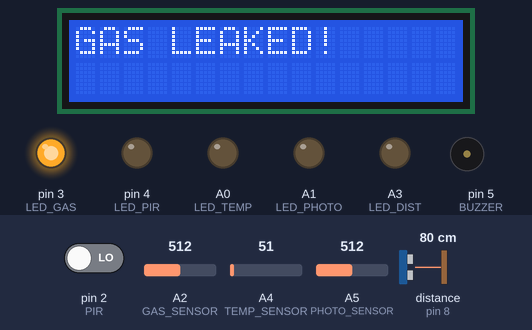
The sketch below on a simulated Arduino Uno, built with avr-gcc and run on an emulated ATmega328P. Shown: 16×2 character LCD, output pins drawn as LEDs (lit = HIGH), buzzer (waves = sounding, pin HIGH). Wiring (inferred from the names in the program): ultrasonic range finder: trigger pin 7; echo pin 8. The inputs (shaded band) are chosen by the test bench; at power-on: A2 (GAS_SENSOR) = 512, distance to the obstacle (sensor on pin 8) 80 cm, A4 (TEMP_SENSOR) = 51, pin 2 (PIR) LOW, A5 (PHOTO_SENSOR) = 512. The echo pulse lasts 58.3 µs per cm; pins used as bus, display or sensor lines are not drawn.

Above: at 2.45 s.
2.8 s: A2 (GAS_SENSOR) set to 309
4.3 s: A2 (GAS_SENSOR) set to 282
At 5.1 s:
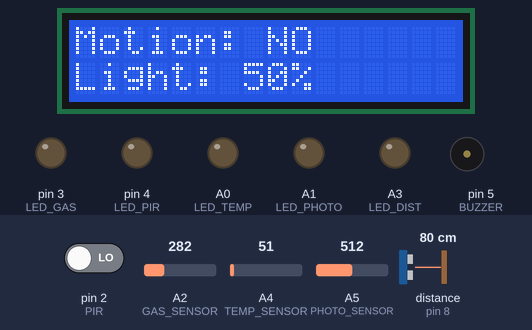
5.8 s: distance to the obstacle (sensor on pin 8) set to 33 cm
At 7.6 s:
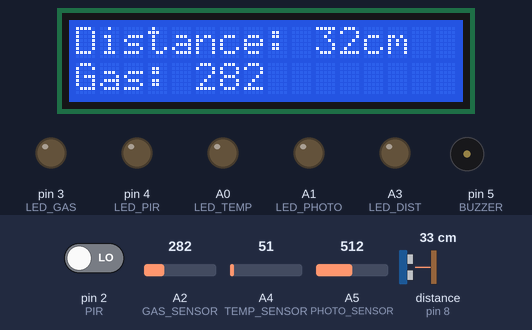
8.8 s: distance to the obstacle (sensor on pin 8) set to 29 cm
At 9.18 s:
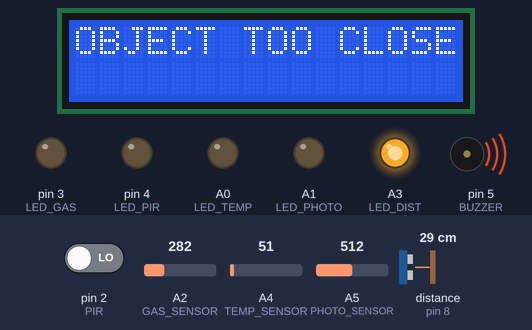
11.0 s: A4 (TEMP_SENSOR) set to 92
12.5 s: A4 (TEMP_SENSOR) set to 110
At 14.76 s:
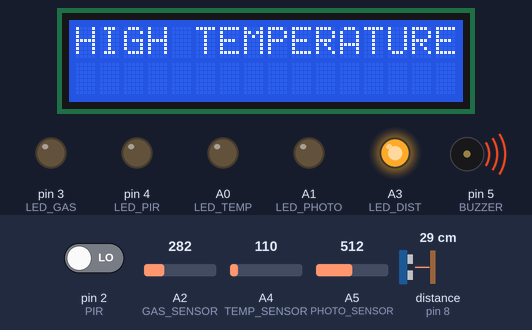
Timing chart, 0 to 15.3 s (numbered marks = the images above; inputs shaded):
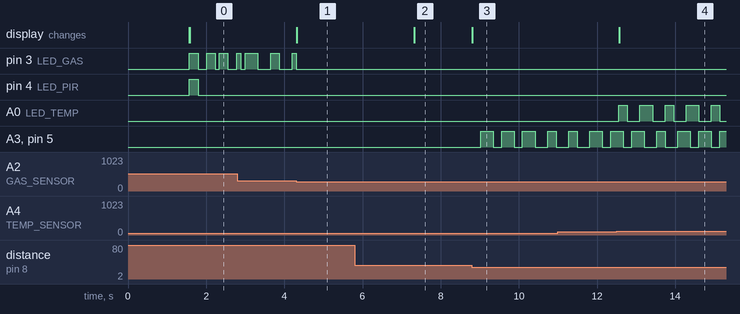

The sketch:

LED_BLINKING_PROJECT.ino
```cpp
#include <LiquidCrystal.h>

const int PIR = 2;
const int TRIG = 7;
const int ECHO = 8;
const int GAS_SENSOR = A2;
const int TEMP_SENSOR = A4;
const int PHOTO_SENSOR = A5;

const int LED_PIR = 4;
const int LED_TEMP = A0;
const int LED_DIST = A3;
const int LED_GAS = 3;
const int LED_PHOTO = A1;
const int BUZZER = 5;

const int TEMP_HIGH = 100;
const int TEMP_LOW = 10;
const int GAS_ALERT = 300;
const int CLOSE_DISTANCE = 30;

unsigned long motionTime = 0;

LiquidCrystal lcd(13, 12, 11, 10, 9, 6);

void setup() {
  pinMode(PIR, INPUT);
  pinMode(TRIG, OUTPUT);
  pinMode(ECHO, INPUT);

  pinMode(LED_PIR, OUTPUT);
  pinMode(LED_TEMP, OUTPUT);
  pinMode(LED_DIST, OUTPUT);
  pinMode(LED_GAS, OUTPUT);
  pinMode(LED_PHOTO, OUTPUT);
  pinMode(BUZZER, OUTPUT);

  analogWrite(LED_PHOTO, 0);

  lcd.begin(16, 2);
  lcd.print("System Ready");
  delay(1500);
  lcd.clear();
}

void loop() {
  int lightLevel = analogRead(PHOTO_SENSOR);
  bool motion = digitalRead(PIR);
  long distance = readDistance();
  int gas = analogRead(GAS_SENSOR);
  int temp = analogRead(TEMP_SENSOR);

  if (motion) motionTime = millis();

  updateLEDs(motion, distance, gas, temp, lightLevel);
  updateLCD(motion, distance, gas, temp, lightLevel);

  delay(100);
}

void updateLEDs(bool motion, long distance, int gas, int temp, int light) {

  analogWrite(LED_PHOTO, map(light, 0, 1023, 0, 255));

  if (millis() - motionTime < 2000) {
    blinkLED(LED_PIR, 150);
  } else {
    digitalWrite(LED_PIR, LOW);
  }
  if (distance < CLOSE_DISTANCE && distance > 0) {
    int rate = map(distance, 5, CLOSE_DISTANCE, 100, 600);
    blinkLED(LED_DIST, constrain(rate, 100, 600));
    digitalWrite(BUZZER, (millis() % rate) < (rate / 2));
  } else {
    digitalWrite(LED_DIST, LOW);
    digitalWrite(BUZZER, LOW);
  }

  if (gas > GAS_ALERT) {
    int rate = map(gas, GAS_ALERT, 800, 600, 100);
    blinkLED(LED_GAS, constrain(rate, 100, 600));
  } else {
    digitalWrite(LED_GAS, LOW);
  }

  if (temp > TEMP_HIGH) {
    int rate = map(temp, TEMP_HIGH, 800, 600, 100);
    blinkLED(LED_TEMP, constrain(rate, 100, 600));
  } else if (temp < TEMP_LOW) {
    int rate = map(temp, 0, TEMP_LOW, 100, 600);
    blinkLED(LED_TEMP, constrain(rate, 100, 600));
  } else {
    digitalWrite(LED_TEMP, LOW);
  }
}

void blinkLED(int pin, int rate) {
  bool state = (millis() % rate) < (rate / 2);
  digitalWrite(pin, state);
}

void updateLCD(bool motion, long distance, int gas, int temp, int light) {
  static unsigned long lastChange = 0;
  static int displayState = 0;
  static bool alertActive = false;

  if (gas > GAS_ALERT || temp > TEMP_HIGH || temp < TEMP_LOW || (distance < CLOSE_DISTANCE && distance > 0)) {
    alertActive = true;
    lcd.clear();
    lcd.setCursor(0, 0);

    if (gas > GAS_ALERT) {
      lcd.print("GAS LEAKED!");
    } else if (temp > TEMP_HIGH) {
      lcd.print("HIGH TEMPERATURE!");
    } else if (temp < TEMP_LOW) {
      lcd.print("LOW TEMPERATURE!");
    } else {
      lcd.print("OBJECT TOO CLOSE!");
    }
    return;
  }

  if (millis() - motionTime < 2000) {
    lcd.clear();
    lcd.setCursor(0, 0);
    lcd.print("MOTION DETECTED!");
    lcd.setCursor(0, 1);
    lcd.print("ALERT ACTIVE!");
    return;
  }

  if (alertActive) {
    alertActive = false;
    lcd.clear();
    lastChange = millis();
  }

  if (millis() - lastChange > 3000) {
    lastChange = millis();
    displayState = (displayState + 1) % 3;
    lcd.clear();
  }

  switch (displayState) {
    case 0:
      lcd.setCursor(0, 0);
      lcd.print("Motion: ");
      lcd.print(motion ? "YES" : "NO ");
      lcd.setCursor(0, 1);
      lcd.print("Light: ");
      lcd.print(map(light, 0, 1023, 0, 100));
      lcd.print("%");
      break;

    case 1:
      lcd.setCursor(0, 0);
      lcd.print("Distance: ");
      lcd.print(distance);
      lcd.print("cm");
      lcd.setCursor(0, 1);
      lcd.print("Gas: ");
      lcd.print(gas);
      break;

    case 2:
      lcd.setCursor(0, 0);
      lcd.print("Temperature: ");
      lcd.print(temp);
      lcd.setCursor(0, 1);
      if (temp < TEMP_LOW) {
        lcd.print("STATUS: LOW TEMP");
      } else if (temp > TEMP_HIGH) {
        lcd.print("STATUS: HIGH TEMP");
      } else {
        lcd.print("STATUS: NORMAL");
      }
      break;
  }
}

long readDistance() {
  digitalWrite(TRIG, LOW);
  delayMicroseconds(2);
  digitalWrite(TRIG, HIGH);
  delayMicroseconds(10);
  digitalWrite(TRIG, LOW);
  long duration = pulseIn(ECHO, HIGH, 30000);
  if (duration == 0) return 9999;
  return duration * 0.034 / 2;
}
```

Measured:
- the behaviour switches between 301 and 300 on A2 (GAS_SENSOR) (found by bisection; images 0 and 1)
- the behaviour switches between 31 and 30 cm on distance to the obstacle (sensor on pin 8) (found by bisection; images 2 and 3)
- the behaviour switches between 100 and 101 on A4 (TEMP_SENSOR) (found by bisection; images 3 and 4)
- after the input at 4.3 s, the display: changes at once (image 1)
- after the input at 5.8 s, the display: changes after 1.5 s (image 2)
- after the input at 8.8 s, A3 (LED_DIST), pin 5 (BUZZER): LOW → HIGH after 0.22 s, → LOW 0.32 s later, → HIGH 0.21 s later, → LOW 0.32 s later, … (8 changes in this stretch); the display: changes at once (image 3)
- after the input at 12.5 s, A0 (LED_TEMP): LOW → HIGH after 0.06 s, then repeats every 1.2 s: LOW 0.32 s, HIGH 0.32 s, LOW 0.32 s, HIGH 0.21 s; the display: changes after 0.07 s (image 4)
